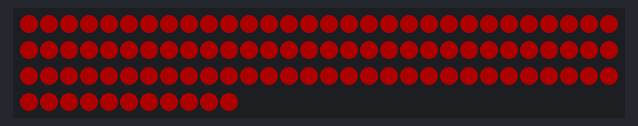
A sketch run on a simulated ESP8266 (NodeMCU). Shown: 101 RGB LEDs in strip order, left to right, continuing on the next row. Dim RGB values are drawn brighter than linear; what the sketch prints to the serial monitor is not drawn.

Above: at 3.1 s.
At 5.1 s:
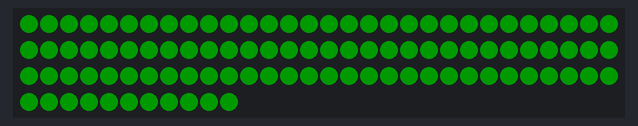
At 7.1 s:
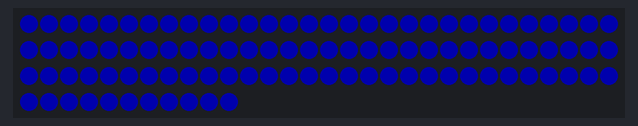
At 9.1 s:
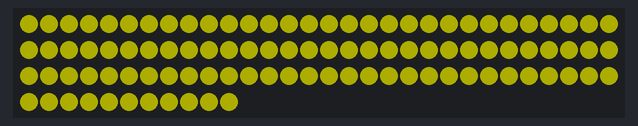
At 13.1 s:
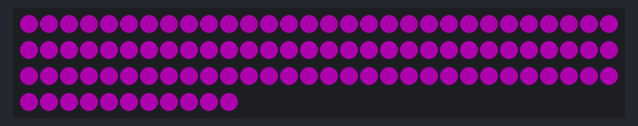
At 17.1 s:
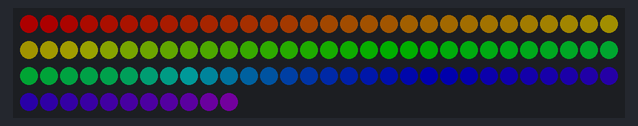

Measured:
- what the display in image 0 shows lasts 2.0 s, from 3.0 s to 5.0 s
- what the display in image 5 shows lasts 3.0 s, from 17.0 s to 20.0 s

The sketch:

LED_test.ino
```cpp
/*
  100 LED (WS2812) test program for ESP32
  Compatible with NodeMCU 32S and ESP32-S3 (used for this project)

  This code was used to test the functionality of the LEDs,
    and to confirm if the LEDs were WS2812, and would use the FastLED library


    note: AI was used for the console UI, as it creates a clear and easy to read UI
    without needing adjustments, the patterns themselves were sourced from the FastLED example.
  */

  #include <FastLED.h>

  // ===== LED STRIP CONFIGURATION =====
  #define NUM_LEDS 101          // Change this to match your strip length (start small!)
#define DATA_PIN 13          // GPIO pin for Data (DI/DIN)
#define CLOCK_PIN 14         // GPIO pin for Clock (only for APA102/SK9822)
#define LED_TYPE WS2812B     // Options: WS2812B, WS2811, APA102, SK6812, SK9822
#define COLOR_ORDER GRB      // Options: RGB, GRB, BRG (WS2812B is usually GRB)
#define BRIGHTNESS 50        // 0-255, start LOW to test safely!

// ===== LED ARRAY =====
CRGB leds[NUM_LEDS];

void setup() {
  Serial.begin(115200);
  delay(1000);


  // For WS2812B, WS2811, SK6812 (3-wire, data only):
  FastLED.addLeds<LED_TYPE, DATA_PIN, COLOR_ORDER>(leds, NUM_LEDS);

  FastLED.setBrightness(BRIGHTNESS);
  FastLED.clear();
  FastLED.show();

  Serial.println("FastLED initialized successfully!");
  Serial.println("Starting test sequence in 2 seconds...\n");
  delay(2000);
}

void loop() {
  // Test 1: Individual colors
  testSolidColors();

  // Test 2: Rainbow pattern
  testRainbow();

  // Test 3: Running lights
  testRunningLights();

  // Test 4: Fade in/out
  testFade();

  // Test 5: Color wipe
  testColorWipe();

  Serial.println("--- Cycle complete ---\n");
  delay(1000);
}

// Below are all the test functions

void testSolidColors() {
  Serial.println("Test: Solid Colors");

  Serial.println("  → RED");
  fill_solid(leds, NUM_LEDS, CRGB::Red);
  FastLED.show();
  delay(2000);

  Serial.println("  → GREEN");
  fill_solid(leds, NUM_LEDS, CRGB::Green);
  FastLED.show();
  delay(2000);

  Serial.println("  → BLUE");
  fill_solid(leds, NUM_LEDS, CRGB::Blue);
  FastLED.show();
  delay(2000);

  Serial.println("  → YELLOW");
  fill_solid(leds, NUM_LEDS, CRGB::Yellow);
  FastLED.show();
  delay(2000);

  Serial.println("  → CYAN");
  fill_solid(leds, NUM_LEDS, CRGB::Cyan);
  FastLED.show();
  delay(2000);

  Serial.println("  → MAGENTA");
  fill_solid(leds, NUM_LEDS, CRGB::Magenta);
  FastLED.show();
  delay(2000);

  Serial.println("  → WHITE");
  fill_solid(leds, NUM_LEDS, CRGB::White);
  FastLED.show();
  delay(2000);

  FastLED.clear();
  FastLED.show();
}

void testRainbow() {
  Serial.println("Test: Rainbow Pattern");

  fill_rainbow(leds, NUM_LEDS, 0, 255 / NUM_LEDS);
  FastLED.show();
  delay(3000);

  FastLED.clear();
  FastLED.show();
}

void testRunningLights() {
  Serial.println("Test: Running Lights");

  for(int i = 0; i < NUM_LEDS * 2; i++) {
    FastLED.clear();

    int pos = i % NUM_LEDS;
    leds[pos] = CRGB::Blue;

    FastLED.show();
    delay(50);
  }

  FastLED.clear();
  FastLED.show();
}

void testFade() {
  Serial.println("Test: Fade In/Out");

  fill_solid(leds, NUM_LEDS, CRGB::Purple);

  // Fade in
  for(int brightness = 0; brightness <= 255; brightness += 5) {
    FastLED.setBrightness(brightness);
    FastLED.show();
    delay(20);
  }

  // Fade out
  for(int brightness = 255; brightness >= 0; brightness -= 5) {
    FastLED.setBrightness(brightness);
    FastLED.show();
    delay(20);
  }

  FastLED.setBrightness(BRIGHTNESS); // Restore original brightness
  FastLED.clear();
  FastLED.show();
}

void testColorWipe() {
  Serial.println("Test: Color Wipe");

  // Red wipe
  for(int i = 0; i < NUM_LEDS; i++) {
    leds[i] = CRGB::Red;
    FastLED.show();
    delay(30);
  }
  delay(500);

  // Green wipe
  for(int i = 0; i < NUM_LEDS; i++) {
    leds[i] = CRGB::Green;
    FastLED.show();
    delay(30);
  }
  delay(500);

  // Blue wipe
  for(int i = 0; i < NUM_LEDS; i++) {
    leds[i] = CRGB::Blue;
    FastLED.show();
    delay(30);
  }
  delay(500);

  FastLED.clear();
  FastLED.show();
}
```
